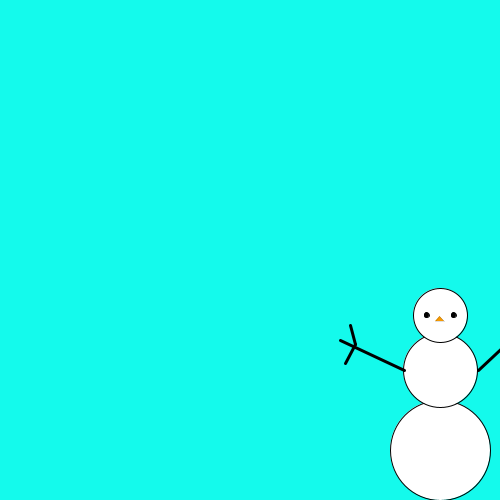
Frame 1 (no input)
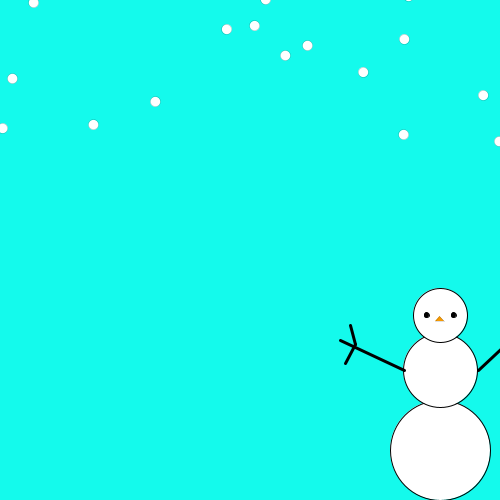
Frame 60 (the mouse pressed at the canvas centre just before this capture)
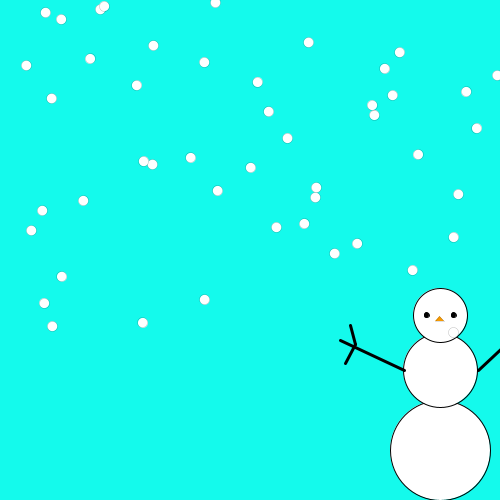
Frame 120 (the mouse held since frame 60 and released just before this capture)

The Processing sketch that drew these frames (run headless with seeded random() and noise(); from frame 60 on, the mouse is pressed at the canvas centre):

// Processing sketch: snowman
// ── snowman.pde
ArrayList flakesCollection;



void setup (){
  size(500, 500);
  smooth();
  
  flakesCollection = new ArrayList();
  
  
}


void draw (){
  background(#14FAEC);
  strokeWeight(1);
    
    
  fill(255);
  ellipse(440, 450, 100, 100);
  // the final two values for the ellipse are the diameter
  ellipse(440, 370, 74, 74);
  ellipse(440, 315, 54, 54);
  fill(0);
  ellipse(453.5, 315, 5, 5);
  ellipse(426.5, 315, 5, 5);
  strokeWeight(3);
  line(340, 340, 404, 370); 
  line(350, 325, 355, 344);
  line(345, 363, 355, 344);
  line(510, 340, 478, 370);
  strokeWeight(0);
  fill(#F79A02);
  triangle(435, 321, 444, 321, 439.5, 316);

  Flakes myFlakes = new Flakes(random(-width, width), -50);
  flakesCollection.add(myFlakes);

for(int i = 1; i < flakesCollection.size(); i++){
   Flakes myF = (Flakes) flakesCollection.get(i);
   myF.run();  
}
  
}

void mouseClicked(){
for(int i = 1; i < flakesCollection.size(); i++){
Flakes myF = (Flakes) flakesCollection.get(i);
  myF.mouseClicked();
}
}




// ── ballies.pde
class Flakes{
  
  float yFlake = 0;
  float speed = 3.3;
  float y = 0;
  float var = 1;
  float varX = 1;
  float varX2 = 1;
  float x = 0;

  Flakes(float _x, float _y){
    
    x = _x;
    y = _y;
  }
  
  void run(){
    move();
    display();
  }
  
  void move(){

  y = y + speed*var;
  x = x + (speed*varX*varX2)/4;
if(y > height){
  y = height;
  varX2 = 0;
}


}

  
void display (){
 fill(255);
 
      ellipse(x, y, 10, 10);
     
  }

void mouseClicked(){
   if (var==1){
        var = 0;

    } else{
      var = 1;
    }
     if (varX==1){
        varX = 0;

    } else{
      varX = 1;
    }
}
}
  
